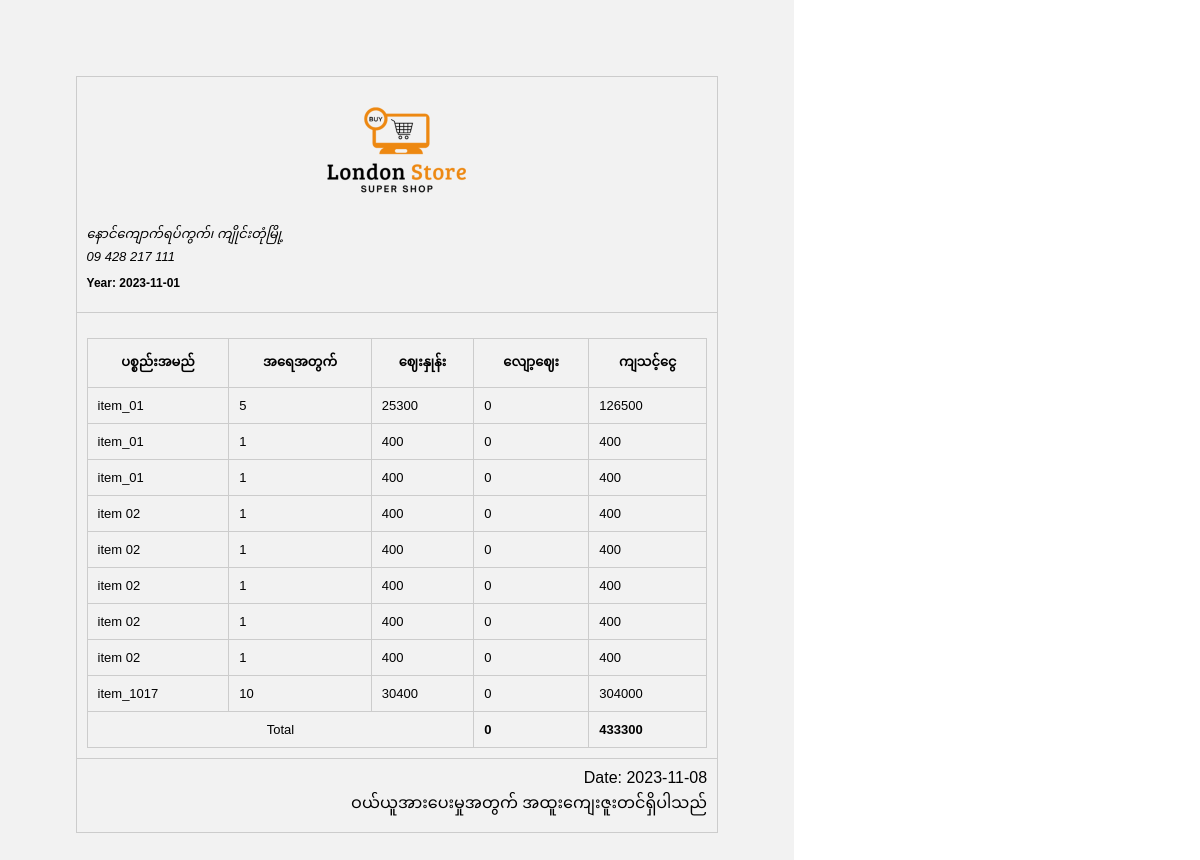
/detail_year_list.php?year=2023-11-01, run on the app's committed database.
### tables this page shows
CREATE TABLE `sell_data` (
  `date` date NOT NULL,
  `barcode` text NOT NULL,
  `product_name` text NOT NULL,
  `price` float NOT NULL,
  `f_price` float NOT NULL,
  `qty` float NOT NULL,
  `total` float NOT NULL,
  `tra_id` int(11) NOT NULL,
  `customer` text NOT NULL,
  `bill` text NOT NULL,
  `type` text NOT NULL,
  `exp_debt` date NOT NULL,
  `voucher` text NOT NULL,
  `discount` float NOT NULL,
  `buy_type` text NOT NULL,
  `seller` text NOT NULL,
  `id` int(11) NOT NULL
);

### detail_year_list.php (the view, shortened to what this page needs)
<!DOCTYPE html>
<html>
<head>
</head>
<body>
  <div class="voucher-container">
    <table>
      <tr>
        <td colspan="2" class="voucher-header">
            <img src="../logo.png" style="width: 150px; margin-bottom: -50px;">
            <br><br>
            <address style="text-align: left;font-size: 13px;"> နောင်ကျောက်ရပ်ကွက်၊ ကျိုင်းတုံမြို့ <br> 09 428 217 111</address>
            <?php
              if (isset($_GET['year'])) {
                $year = $_GET['year'];
                echo'<h3 style="text-align:left;font-size:12px;">Year: '.$year.'</h3>';
              ?>
          </td>
      </tr>
      <tr>
        <td colspan="2" class="voucher-content">
            <table><br>
                <tr>
                  <th>ပစ္စည်းအမည်</th>
                  <th>အရေအတွက်</th>
                  <th>ဈေးနှုန်း</th>
                  <th>လျော့ဈေး</th>
                  <th>ကျသင့်ငွေ</th>
                </tr>
    <?php
      include 'database.php';
      $connection = new mysqli($servername, $username, $password, $database);
        $sql = "SELECT * FROM sell_data WHERE year(date)='$year'";
        $result = $connection->query($sql);
        if ($result && $result->num_rows > 0) {
        while ($row = $result->fetch_assoc()) {
            echo "<tr class='user_table_td'>
                <td>" . $row["product_name"] . "</td>
                <td>" . $row["qty"] . "</td>
                <td>" . $row["price"] . "</td>
                <td>" . $row["discount"] . "</td>
                <td>" . $row["total"] . "</td>
            </tr>";
        }
            }
            $sql = "SELECT SUM(total) AS total_sum, SUM(discount) As total_discount from sell_data where year(date)='$year'";
            $result = $connection->query($sql);
            if ($result->num_rows > 0) {
                $row = $result->fetch_assoc();
                $totalSum = $row["total_sum"];
                $total_discount = $row["total_discount"];
                echo "<tr class='user_table_td'>
                        <td colspan=3 style='text-align:center;'>Total</td>
                        <td><b>" . $total_discount . "</td></b>
                        <td><b>" . $totalSum . "</td></b>
                    </tr>";
            } else {
                echo "No results found.";
            }
    } else {
        die("No voucher provided.");
    }
                  ?>
            </table>
        </td>
      </tr>
      <tr>
        <?php
        $today = date("Y-m-d");
          echo'
          <td class="voucher-footer" colspan="2">Date: '.$today.'<br>
            <label>ဝယ်ယူအားပေးမှုအတွက် အထူးကျေးဇူးတင်ရှိပါသည်</label>
        </td>
          ';
        ?>
      </tr>
    </table>
  </div>
</body>
</html>

### detail_year_list.php (style rules this page uses)
body { font-family: Arial, sans-serif; margin: 0; padding: 0; }
.voucher-container { width: 210mm; height: 297mm; background-color: #f2f2f2; padding: 20mm; box-sizing: border-box; }
table { width: 100%; border-collapse: collapse; }
th, td { padding: 10px; border: 1px solid #ccc; }
.voucher-header { text-align: center; font-size: 24px; margin-bottom: 10px; }
.voucher-content { font-size: 13px; }
.voucher-footer { margin-top: 10px; text-align: right; }

### data on the page
sell_data: product_name "item_01", qty "5", price "25300", discount "0", total "126500"
sell_data: product_name "item_01", qty "1", price "400", discount "0", total "400"
sell_data: product_name "item_01", qty "1", price "400", discount "0", total "400"
sell_data: product_name "item 02", qty "1", price "400", discount "0", total "400"
sell_data: product_name "item 02", qty "1", price "400", discount "0", total "400"
sell_data: product_name "item 02", qty "1", price "400", discount "0", total "400"
sell_data: product_name "item 02", qty "1", price "400", discount "0", total "400"
sell_data: product_name "item 02", qty "1", price "400", discount "0", total "400"
sell_data: product_name "item_1017", qty "10", price "30400", discount "0", total "304000"

### other printed values
$year "2023-11-01"
$total_discount "0"
$totalSum "433300"
